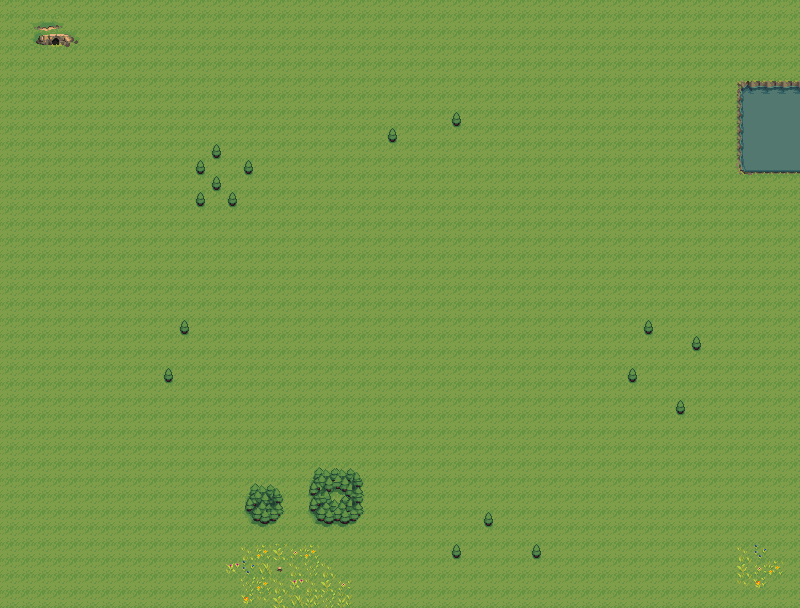

This game map was drawn from its Tiled (.tmx) file and the tilesets committed beside it. A one-line description and the trimmed map source follow:
An orthogonal 50x38 tile map with 16x16 px tiles, 4 tile layers (Base, Trees, Water, Structures).

<map version="1.2" tiledversion="1.2.4" orientation="orthogonal" renderorder="right-down" width="50" height="38" tilewidth="16" tileheight="16" infinite="0" nextlayerid="5" nextobjectid="1">
 <tileset firstgid="1" name="evo-default" tilewidth="16" tileheight="16" tilecount="252" columns="12">
  <image source="overworld_tileset_grass.png" width="192" height="336" />
  <tile id="48">
   <properties>
    <property name="collide" type="bool" value="true" />
   </properties>
  </tile>
  <tile id="49">
   <properties>
    <property name="collide" type="bool" value="true" />
   </properties>
  </tile>
  <tile id="50">
   <properties>
    <property name="collide" type="bool" value="true" />
   </properties>
  </tile>
  <tile id="60">
   <properties>
    <property name="collide" type="bool" value="true" />
   </properties>
  </tile>
  <tile id="61">
   <properties>
    <property name="collide" type="bool" value="true" />
   </properties>
  </tile>
  <tile id="62">
   <properties>
    <property name="collide" type="bool" value="true" />
   </properties>
  </tile>
  <tile id="72">
   <properties>
    <property name="collide" type="bool" value="true" />
   </properties>
  </tile>
  <tile id="73">
   <properties>
    <property name="collide" type="bool" value="true" />
   </properties>
  </tile>
  <tile id="74">
   <properties>
    <property name="collide" type="bool" value="true" />
   </properties>
  </tile>
  <tile id="95">
   <properties>
    <property name="collide" type="bool" value="true" />
   </properties>
  </tile>
 </tileset>
 <layer id="1" name="Base" width="50" height="38">
  <data>[1900 cells, 1900 non-empty, 14 distinct tile ids]</data>
 </layer>
 <layer id="2" name="Trees" width="50" height="38">
  <properties>
   <property name="collide" type="bool" value="true" />
  </properties>
  <data>[1900 cells, 59 non-empty, 15 distinct tile ids]</data>
 </layer>
 <layer id="4" name="Water" width="50" height="38">
  <properties>
   <property name="collide" type="bool" value="true" />
  </properties>
  <data>[1900 cells, 24 non-empty, 6 distinct tile ids]</data>
 </layer>
 <layer id="3" name="Structures" width="50" height="38">
  <data>[1900 cells, 5 non-empty, 5 distinct tile ids]</data>
 </layer>
</map>
